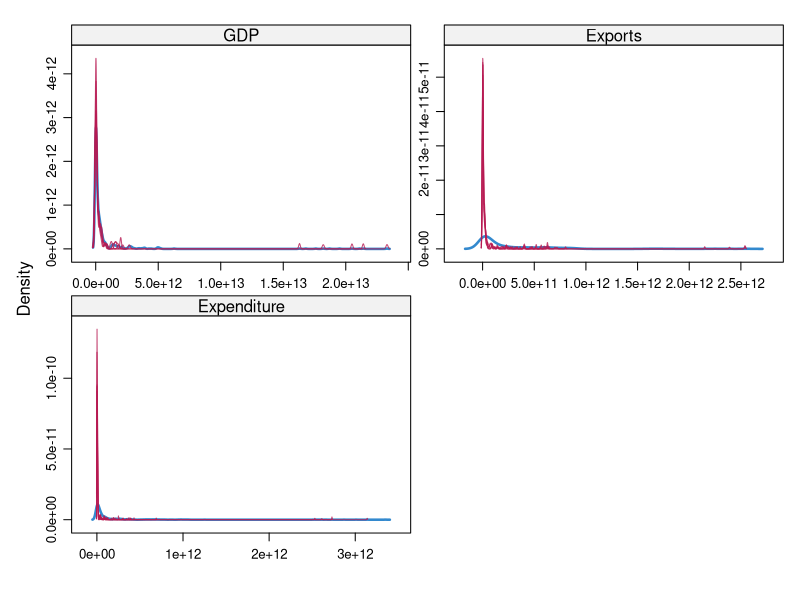

Generate this figure with R: (Note: this script raises an error after producing the figure.)
#step1 is to install the packages - install.packages("readr")
#2.call the libraries
library(readr)
library(dplyr)
library(tidyverse)
library(tidyr)
library(mice)
library(VIM)
library(plm)

#3.import the data in R

df1 <- read_csv("wb777.csv")
View(df1)
#4.converting the file to dataframe
df2<-data.frame(df1)
#5.clean the data
df3<-df2[,-c(8:9)]
df4<-df3[-c(801:805),]
#6 RESHAPING of data with temp example file wbTTT_long_Data_temp
#temp.df.long<-gather(data=wbTTT_LONG_DATA_TEMP,key = "T.total",value = "value of T",c(8:10))
#help("gather")
#6replace na with multivariate imputation by chain equation(MICE)
#help("mice")
mc.imp1<-mice(data=df4, m = 5, method = "cart",seed=51)
densityplot(mc.imp1)
mc.complete.df<-complete(mc.imp1)
knn.complete.df<-kNN(df4)
knn.complete.df1<-knn.complete.df[,-c(8:14)]
#step 7 is to declare the data as panel data frame for r to recognise the data as panel data
help("pdata.frame")
pdata.frame()
pdata1<-pdata.frame(mc.complete.df, index = c("Country.Name","Time"), drop.index=TRUE)
#step8 panel regression models

help("plm")

pooling.mdl<-plm(log(GDP)~log( Exports)+log(Expenditure),data=pdata1,model=("pooling"))
 summary(pooling.mdl) 
 
 
 fixed.mdl<-plm(log(GDP)~log( Exports)+log(Expenditure),data=pdata1,model=("within"))
 summary(fixed.mdl)
 
 random.mdl<-plm(log(GDP)~log( Exports)+log(Expenditure),data=pdata1,model=("random"))
 summary(random.mdl) 
 
 #step9:-selection of model by tests between pooling and fixed
 
 pFtest(fixed.mdl,pooling.mdl)
 #decision fixed effect model is consistent
 
 #step 10 test between fixed and random effect model
 
 phtest(fixed.mdl,random.mdl)
 #fixed effect model is consistent
 
 #step 11 some diagnostics 
 pdwtest(fixed.mdl)
 
 plot(pdata1)
 
